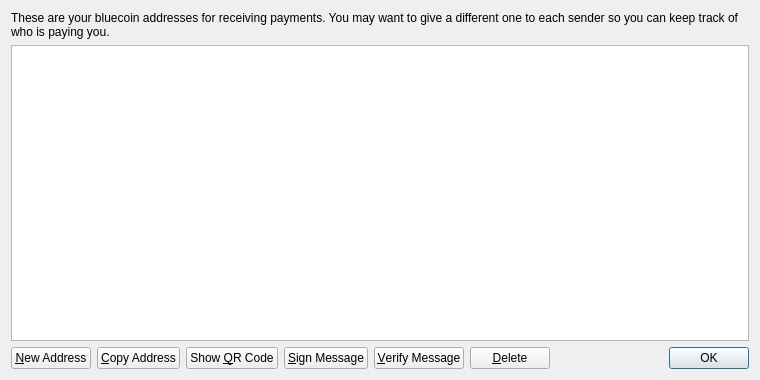
<?xml version="1.0" encoding="UTF-8"?>
<ui version="4.0">
 <class>AddressBookPage</class>
 <widget class="QWidget" name="AddressBookPage">
  <property name="geometry">
   <rect>
    <x>0</x>
    <y>0</y>
    <width>760</width>
    <height>380</height>
   </rect>
  </property>
  <property name="windowTitle">
   <string>Address Book</string>
  </property>
  <layout class="QVBoxLayout" name="verticalLayout">
   <item>
    <widget class="QLabel" name="labelExplanation">
     <property name="text">
      <string>These are your bluecoin addresses for receiving payments. You may want to give a different one to each sender so you can keep track of who is paying you.</string>
     </property>
     <property name="textFormat">
      <enum>Qt::PlainText</enum>
     </property>
     <property name="wordWrap">
      <bool>true</bool>
     </property>
    </widget>
   </item>
   <item>
    <widget class="QTableView" name="tableView">
     <property name="contextMenuPolicy">
      <enum>Qt::CustomContextMenu</enum>
     </property>
     <property name="toolTip">
      <string>Double-click to edit address or label</string>
     </property>
     <property name="tabKeyNavigation">
      <bool>false</bool>
     </property>
     <property name="alternatingRowColors">
      <bool>true</bool>
     </property>
     <property name="selectionMode">
      <enum>QAbstractItemView::SingleSelection</enum>
     </property>
     <property name="selectionBehavior">
      <enum>QAbstractItemView::SelectRows</enum>
     </property>
     <property name="sortingEnabled">
      <bool>true</bool>
     </property>
     <attribute name="verticalHeaderVisible">
      <bool>false</bool>
     </attribute>
    </widget>
   </item>
   <item>
    <layout class="QHBoxLayout" name="horizontalLayout">
     <item>
      <widget class="QPushButton" name="newAddressButton">
       <property name="toolTip">
        <string>Create a new address</string>
       </property>
       <property name="text">
        <string>&amp;New Address</string>
       </property>
       <property name="icon">
        <iconset resource="../bitcoin.qrc">
         <normaloff>:/icons/add</normaloff>:/icons/add</iconset>
       </property>
      </widget>
     </item>
     <item>
      <widget class="QPushButton" name="copyToClipboard">
       <property name="toolTip">
        <string>Copy the currently selected address to the system clipboard</string>
       </property>
       <property name="text">
        <string>&amp;Copy Address</string>
       </property>
       <property name="icon">
        <iconset resource="../bitcoin.qrc">
         <normaloff>:/icons/editcopy</normaloff>:/icons/editcopy</iconset>
       </property>
      </widget>
     </item>
     <item>
      <widget class="QPushButton" name="showQRCode">
       <property name="text">
        <string>Show &amp;QR Code</string>
       </property>
       <property name="icon">
        <iconset resource="../bitcoin.qrc">
         <normaloff>:/icons/qrcode</normaloff>:/icons/qrcode</iconset>
       </property>
      </widget>
     </item>
     <item>
      <widget class="QPushButton" name="signMessage">
       <property name="toolTip">
        <string>Sign a message to prove you own a Bitcoin address</string>
       </property>
       <property name="text">
        <string>&amp;Sign Message</string>
       </property>
       <property name="icon">
        <iconset resource="../bitcoin.qrc">
         <normaloff>:/icons/edit</normaloff>:/icons/edit</iconset>
       </property>
      </widget>
     </item>
     <item>
      <widget class="QPushButton" name="verifyMessage">
       <property name="toolTip">
        <string>Verify a message to ensure it was signed with a specified Bitcoin address</string>
       </property>
       <property name="text">
        <string>&amp;Verify Message</string>
       </property>
       <property name="icon">
        <iconset resource="../bitcoin.qrc">
         <normaloff>:/icons/transaction_0</normaloff>:/icons/transaction_0</iconset>
       </property>
      </widget>
     </item>
     <item>
      <widget class="QPushButton" name="deleteButton">
       <property name="toolTip">
        <string>Delete the currently selected address from the list. Only sending addresses can be deleted.</string>
       </property>
       <property name="text">
        <string>&amp;Delete</string>
       </property>
       <property name="icon">
        <iconset resource="../bitcoin.qrc">
         <normaloff>:/icons/remove</normaloff>:/icons/remove</iconset>
       </property>
      </widget>
     </item>
     <item>
      <spacer name="horizontalSpacer">
       <property name="orientation">
        <enum>Qt::Horizontal</enum>
       </property>
       <property name="sizeHint" stdset="0">
        <size>
         <width>40</width>
         <height>20</height>
        </size>
       </property>
      </spacer>
     </item>
     <item>
      <widget class="QDialogButtonBox" name="buttonBox">
       <property name="sizePolicy">
        <sizepolicy hsizetype="Maximum" vsizetype="Fixed">
         <horstretch>0</horstretch>
         <verstretch>0</verstretch>
        </sizepolicy>
       </property>
       <property name="standardButtons">
        <set>QDialogButtonBox::Ok</set>
       </property>
      </widget>
     </item>
    </layout>
   </item>
  </layout>
 </widget>
 <resources>
  <include location="../bitcoin.qrc"/>
 </resources>
 <connections/>
</ui>
